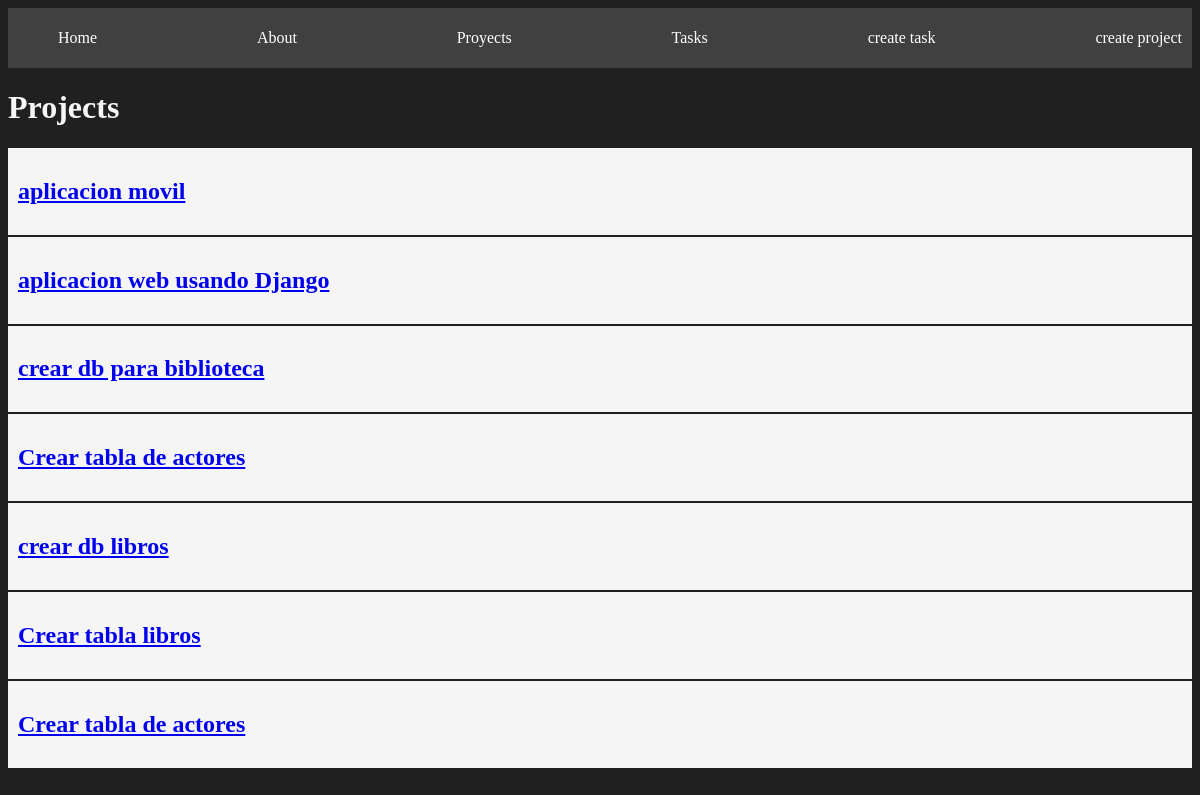
The page /projects/ on the database as committed earlier.
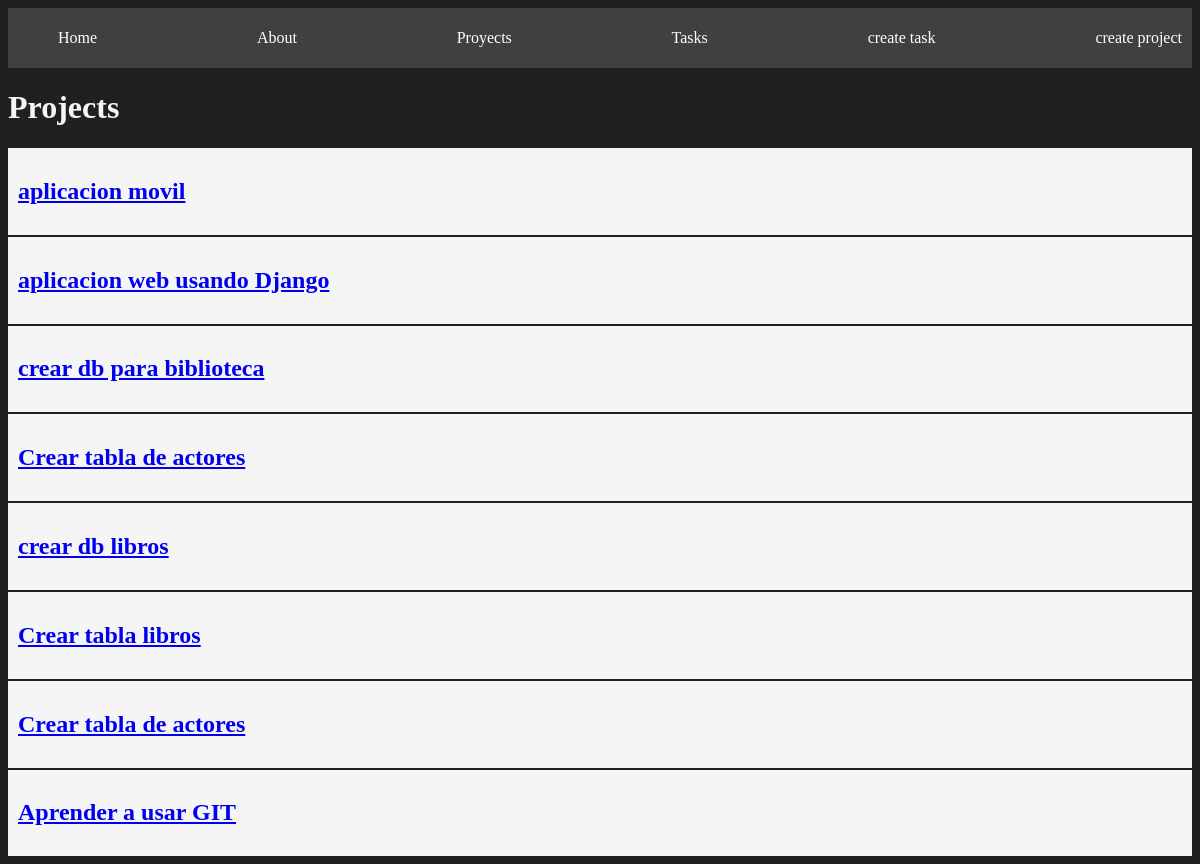
The same page on the database as committed later.
### myapp/models.py (models this page shows, shortened)
class Project(models.Model):
	name= models.CharField(max_length=200)

### myapp/views.py (the view)
# urls.py: path('projects/', views.projects, name="projects"),
def projects(request):
	projects=Project.objects.all()
	return render(request, 'project/projects.html', {
		'projects': projects
		})

### myapp/templates/project/Projects.html
{% extends 'layouts/base.html' %}
{% block content %}
<h1>Projects</h1>
{% for project in projects %}
<article class="card">
	<a href="{% url 'project_detail' project.id %}">
		<h1>{{project.name}}</h1>
	</a>
</article>
{% endfor %}
{% endblock %}

Rows that differ between the two databases and show on the page:
added Project: name "Aprender a usar GIT"
